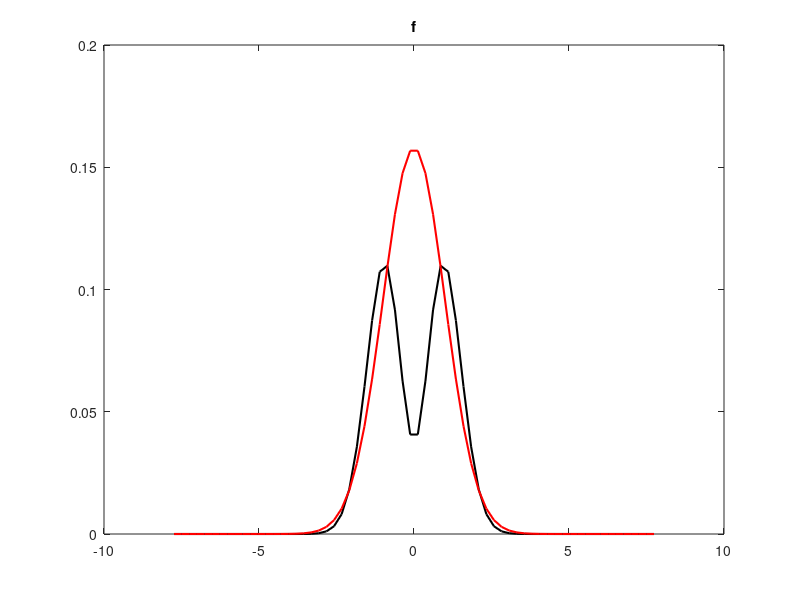
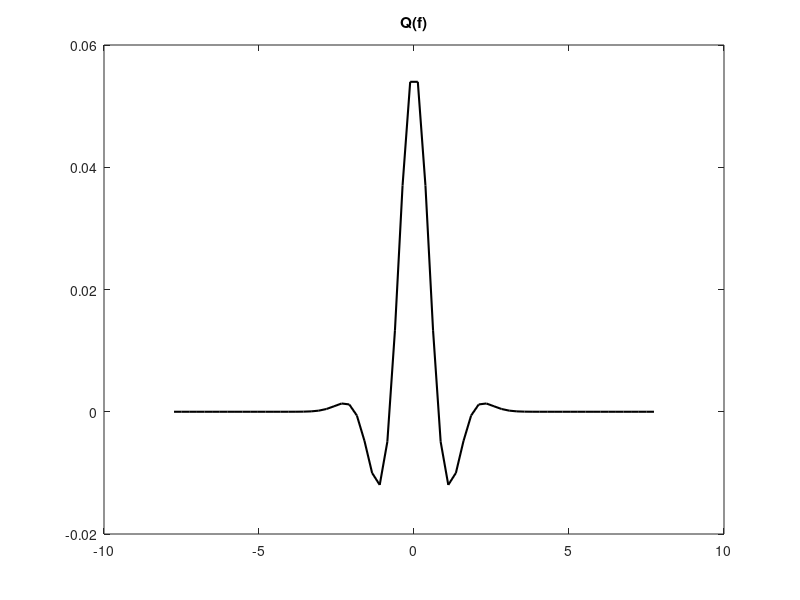

Source code (MATLAB) for these figures, in order: (Note: this script raises an error after producing the figures.)
%clc
clear all
% test 2D Maxwell molecule

gamma = 0;
b_gamma = 1/(2*pi);


N = 64;

S = 3;
R = 2*S;

L = (3*sqrt(2)+1)/2*S;
Ntheta = 4;

dv = 2*L/N;
v = (-L+dv/2):dv:(L-dv/2);
[vv1,vv2] = ndgrid(v);


t = 0.5;
K = 1-exp(-t/8)/2;
dK = exp(-t/8)/16;

f = 1/(2*pi*K^2)*exp(-(vv1.^2+vv2.^2)/(2*K)).*(2*K-1+(1-K)/(2*K)*(vv1.^2+vv2.^2));
df = (-2/K+(vv1.^2+vv2.^2)/(2*K^2)).*f...
   + 1/(2*pi*K^2)*exp(-(vv1.^2+vv2.^2)/(2*K)).*(2-1/(2*K^2)*(vv1.^2+vv2.^2));
df = df*dK;
extQ = df;
Max = 1/(2*pi)*exp(-(vv1.^2+vv2.^2)/2);

figure(1); set(gca,'FontSize',14);
plot(v,f(:,N/2),'k','LineWidth',1.5); title('f'); hold on
plot(v,Max(:,N/2),'r','LineWidth',1.5);

figure(2); set(gca,'FontSize',14);
plot(v,extQ(:,N/2),'k','LineWidth',1.5); title('Q(f)'); hold on


Q = CBoltz2_Carl_Maxwell(f,N,R,L,Ntheta)*b_gamma;
absmax = max(max(abs(extQ-Q)))
figure(2); plot(v,Q(:,N/2),'o');